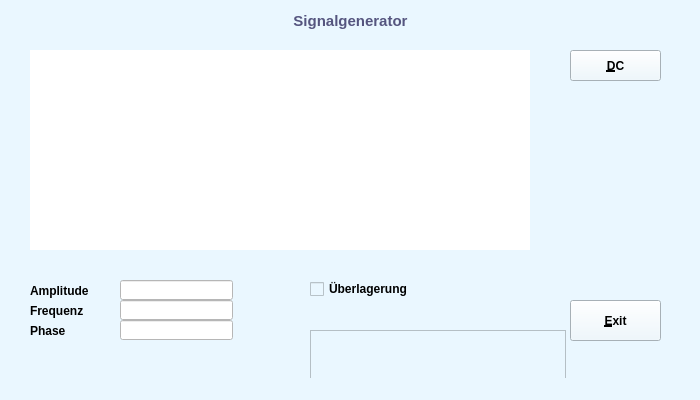
<?xml version="1.0" encoding="UTF-8"?>
<ui version="4.0">
 <class>MainWindow</class>
 <widget class="QMainWindow" name="MainWindow">
  <property name="geometry">
   <rect>
    <x>0</x>
    <y>0</y>
    <width>700</width>
    <height>400</height>
   </rect>
  </property>
  <property name="windowTitle">
   <string/>
  </property>
  <property name="autoFillBackground">
   <bool>false</bool>
  </property>
  <property name="styleSheet">
   <string notr="true">background-color: rgb(234, 247, 255);</string>
  </property>
  <widget class="QWidget" name="centralWidget">
   <widget class="QLabel" name="label">
    <property name="geometry">
     <rect>
      <x>230</x>
      <y>10</y>
      <width>241</width>
      <height>21</height>
     </rect>
    </property>
    <property name="font">
     <font>
      <pointsize>11</pointsize>
      <weight>75</weight>
      <bold>true</bold>
     </font>
    </property>
    <property name="styleSheet">
     <string notr="true">color: rgb(85, 85, 127);</string>
    </property>
    <property name="text">
     <string>Signalgenerator</string>
    </property>
    <property name="alignment">
     <set>Qt::AlignCenter</set>
    </property>
   </widget>
   <widget class="QPushButton" name="dcButton">
    <property name="geometry">
     <rect>
      <x>570</x>
      <y>50</y>
      <width>91</width>
      <height>31</height>
     </rect>
    </property>
    <property name="font">
     <font>
      <weight>75</weight>
      <bold>true</bold>
     </font>
    </property>
    <property name="text">
     <string>&amp;DC</string>
    </property>
   </widget>
   <widget class="QPushButton" name="exitButton">
    <property name="geometry">
     <rect>
      <x>570</x>
      <y>300</y>
      <width>91</width>
      <height>41</height>
     </rect>
    </property>
    <property name="font">
     <font>
      <weight>75</weight>
      <bold>true</bold>
     </font>
    </property>
    <property name="text">
     <string>&amp;Exit</string>
    </property>
   </widget>
   <widget class="QLabel" name="label_2">
    <property name="geometry">
     <rect>
      <x>30</x>
      <y>280</y>
      <width>81</width>
      <height>21</height>
     </rect>
    </property>
    <property name="font">
     <font>
      <weight>75</weight>
      <bold>true</bold>
     </font>
    </property>
    <property name="text">
     <string>Amplitude</string>
    </property>
   </widget>
   <widget class="QLabel" name="label_5">
    <property name="geometry">
     <rect>
      <x>30</x>
      <y>300</y>
      <width>81</width>
      <height>21</height>
     </rect>
    </property>
    <property name="font">
     <font>
      <weight>75</weight>
      <bold>true</bold>
     </font>
    </property>
    <property name="text">
     <string>Frequenz</string>
    </property>
   </widget>
   <widget class="QLabel" name="label_3">
    <property name="geometry">
     <rect>
      <x>30</x>
      <y>320</y>
      <width>81</width>
      <height>21</height>
     </rect>
    </property>
    <property name="font">
     <font>
      <weight>75</weight>
      <bold>true</bold>
     </font>
    </property>
    <property name="text">
     <string>Phase</string>
    </property>
   </widget>
   <widget class="QLineEdit" name="amplitude">
    <property name="geometry">
     <rect>
      <x>120</x>
      <y>280</y>
      <width>113</width>
      <height>20</height>
     </rect>
    </property>
    <property name="styleSheet">
     <string notr="true">background-color: rgb(255, 255, 255);</string>
    </property>
   </widget>
   <widget class="QLineEdit" name="frequenz">
    <property name="geometry">
     <rect>
      <x>120</x>
      <y>300</y>
      <width>113</width>
      <height>20</height>
     </rect>
    </property>
    <property name="styleSheet">
     <string notr="true">background-color: rgb(255, 255, 255);</string>
    </property>
   </widget>
   <widget class="QLineEdit" name="phase">
    <property name="geometry">
     <rect>
      <x>120</x>
      <y>320</y>
      <width>113</width>
      <height>20</height>
     </rect>
    </property>
    <property name="styleSheet">
     <string notr="true">background-color: rgb(255, 255, 255);</string>
    </property>
   </widget>
   <widget class="QCheckBox" name="superCheck">
    <property name="geometry">
     <rect>
      <x>310</x>
      <y>280</y>
      <width>171</width>
      <height>18</height>
     </rect>
    </property>
    <property name="font">
     <font>
      <weight>75</weight>
      <bold>true</bold>
     </font>
    </property>
    <property name="text">
     <string>Überlagerung</string>
    </property>
   </widget>
   <widget class="grafik" name="scope" native="true">
    <property name="geometry">
     <rect>
      <x>30</x>
      <y>50</y>
      <width>500</width>
      <height>200</height>
     </rect>
    </property>
    <property name="styleSheet">
     <string notr="true">background-color: rgb(255, 255, 255);</string>
    </property>
   </widget>
   <widget class="QGraphicsView" name="graphicsView">
    <property name="geometry">
     <rect>
      <x>310</x>
      <y>330</y>
      <width>256</width>
      <height>192</height>
     </rect>
    </property>
   </widget>
  </widget>
  <widget class="QStatusBar" name="statusBar"/>
 </widget>
 <layoutdefault spacing="6" margin="11"/>
 <customwidgets>
  <customwidget>
   <class>grafik</class>
   <extends>QWidget</extends>
   <header>grafik.h</header>
   <container>1</container>
  </customwidget>
 </customwidgets>
 <resources/>
 <connections/>
</ui>
